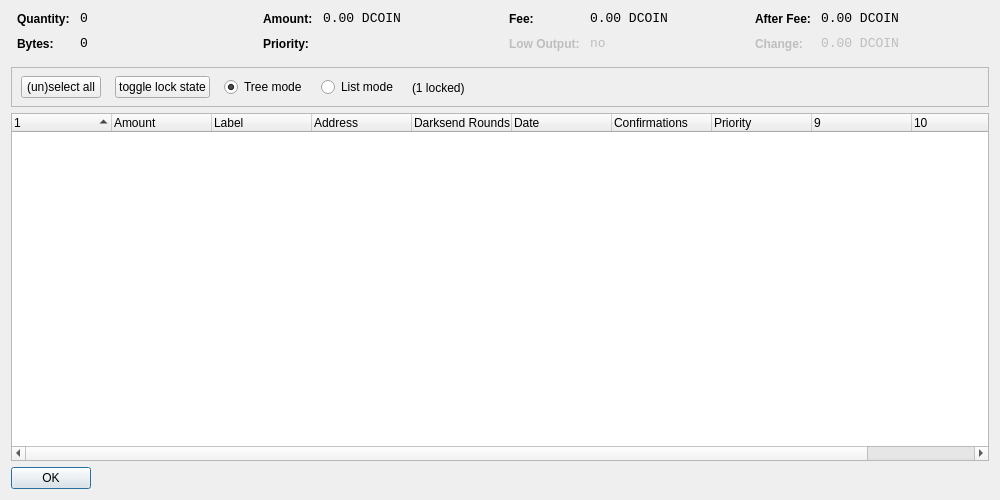
<?xml version="1.0" encoding="UTF-8"?>
<ui version="4.0">
 <class>CoinControlDialog</class>
 <widget class="QDialog" name="CoinControlDialog">
  <property name="geometry">
   <rect>
    <x>0</x>
    <y>0</y>
    <width>1000</width>
    <height>500</height>
   </rect>
  </property>
  <property name="windowTitle">
   <string>Coin Control</string>
  </property>
  <layout class="QVBoxLayout" name="verticalLayout">
   <item>
    <layout class="QHBoxLayout" name="horizontalLayoutTop" stretch="0,0,0,0">
     <property name="topMargin">
      <number>0</number>
     </property>
     <property name="bottomMargin">
      <number>10</number>
     </property>
     <item>
      <layout class="QFormLayout" name="formLayoutCoinControl1">
       <property name="horizontalSpacing">
        <number>10</number>
       </property>
       <property name="verticalSpacing">
        <number>10</number>
       </property>
       <property name="leftMargin">
        <number>6</number>
       </property>
       <property name="rightMargin">
        <number>6</number>
       </property>
       <item row="0" column="0">
        <widget class="QLabel" name="labelCoinControlQuantityText">
         <property name="styleSheet">
          <string notr="true">font-weight:bold;</string>
         </property>
         <property name="text">
          <string>Quantity:</string>
         </property>
        </widget>
       </item>
       <item row="0" column="1">
        <widget class="QLabel" name="labelCoinControlQuantity">
         <property name="font">
          <font>
           <family>Monospace</family>
           <pointsize>10</pointsize>
          </font>
         </property>
         <property name="cursor">
          <cursorShape>IBeamCursor</cursorShape>
         </property>
         <property name="contextMenuPolicy">
          <enum>Qt::ActionsContextMenu</enum>
         </property>
         <property name="text">
          <string notr="true">0</string>
         </property>
         <property name="textInteractionFlags">
          <set>Qt::LinksAccessibleByMouse|Qt::TextSelectableByKeyboard|Qt::TextSelectableByMouse</set>
         </property>
        </widget>
       </item>
       <item row="1" column="0">
        <widget class="QLabel" name="labelCoinControlBytesText">
         <property name="styleSheet">
          <string notr="true">font-weight:bold;</string>
         </property>
         <property name="text">
          <string>Bytes:</string>
         </property>
        </widget>
       </item>
       <item row="1" column="1">
        <widget class="QLabel" name="labelCoinControlBytes">
         <property name="font">
          <font>
           <family>Monospace</family>
           <pointsize>10</pointsize>
          </font>
         </property>
         <property name="cursor">
          <cursorShape>IBeamCursor</cursorShape>
         </property>
         <property name="contextMenuPolicy">
          <enum>Qt::ActionsContextMenu</enum>
         </property>
         <property name="text">
          <string notr="true">0</string>
         </property>
         <property name="textInteractionFlags">
          <set>Qt::LinksAccessibleByMouse|Qt::TextSelectableByKeyboard|Qt::TextSelectableByMouse</set>
         </property>
        </widget>
       </item>
      </layout>
     </item>
     <item>
      <layout class="QFormLayout" name="formLayoutCoinControl2">
       <property name="horizontalSpacing">
        <number>10</number>
       </property>
       <property name="verticalSpacing">
        <number>10</number>
       </property>
       <property name="leftMargin">
        <number>6</number>
       </property>
       <property name="rightMargin">
        <number>6</number>
       </property>
       <item row="0" column="0">
        <widget class="QLabel" name="labelCoinControlAmountText">
         <property name="styleSheet">
          <string notr="true">font-weight:bold;</string>
         </property>
         <property name="text">
          <string>Amount:</string>
         </property>
        </widget>
       </item>
       <item row="0" column="1">
        <widget class="QLabel" name="labelCoinControlAmount">
         <property name="font">
          <font>
           <family>Monospace</family>
           <pointsize>10</pointsize>
          </font>
         </property>
         <property name="cursor">
          <cursorShape>IBeamCursor</cursorShape>
         </property>
         <property name="contextMenuPolicy">
          <enum>Qt::ActionsContextMenu</enum>
         </property>
         <property name="text">
          <string notr="true">0.00 DCOIN</string>
         </property>
         <property name="textInteractionFlags">
          <set>Qt::LinksAccessibleByMouse|Qt::TextSelectableByKeyboard|Qt::TextSelectableByMouse</set>
         </property>
        </widget>
       </item>
       <item row="1" column="0">
        <widget class="QLabel" name="labelCoinControlPriorityText">
         <property name="styleSheet">
          <string notr="true">font-weight:bold;</string>
         </property>
         <property name="text">
          <string>Priority:</string>
         </property>
        </widget>
       </item>
       <item row="1" column="1">
        <widget class="QLabel" name="labelCoinControlPriority">
         <property name="font">
          <font>
           <family>Monospace</family>
           <pointsize>10</pointsize>
          </font>
         </property>
         <property name="cursor">
          <cursorShape>IBeamCursor</cursorShape>
         </property>
         <property name="contextMenuPolicy">
          <enum>Qt::ActionsContextMenu</enum>
         </property>
         <property name="text">
          <string/>
         </property>
         <property name="textInteractionFlags">
          <set>Qt::LinksAccessibleByMouse|Qt::TextSelectableByKeyboard|Qt::TextSelectableByMouse</set>
         </property>
        </widget>
       </item>
      </layout>
     </item>
     <item>
      <layout class="QFormLayout" name="formLayoutCoinControl3">
       <property name="horizontalSpacing">
        <number>10</number>
       </property>
       <property name="verticalSpacing">
        <number>10</number>
       </property>
       <property name="leftMargin">
        <number>6</number>
       </property>
       <property name="rightMargin">
        <number>6</number>
       </property>
       <item row="0" column="0">
        <widget class="QLabel" name="labelCoinControlFeeText">
         <property name="styleSheet">
          <string notr="true">font-weight:bold;</string>
         </property>
         <property name="text">
          <string>Fee:</string>
         </property>
        </widget>
       </item>
       <item row="0" column="1">
        <widget class="QLabel" name="labelCoinControlFee">
         <property name="font">
          <font>
           <family>Monospace</family>
           <pointsize>10</pointsize>
          </font>
         </property>
         <property name="cursor">
          <cursorShape>IBeamCursor</cursorShape>
         </property>
         <property name="contextMenuPolicy">
          <enum>Qt::ActionsContextMenu</enum>
         </property>
         <property name="text">
          <string notr="true">0.00 DCOIN</string>
         </property>
         <property name="textInteractionFlags">
          <set>Qt::LinksAccessibleByMouse|Qt::TextSelectableByKeyboard|Qt::TextSelectableByMouse</set>
         </property>
        </widget>
       </item>
       <item row="1" column="0">
        <widget class="QLabel" name="labelCoinControlLowOutputText">
         <property name="enabled">
          <bool>false</bool>
         </property>
         <property name="styleSheet">
          <string notr="true">font-weight:bold;</string>
         </property>
         <property name="text">
          <string>Low Output:</string>
         </property>
        </widget>
       </item>
       <item row="1" column="1">
        <widget class="QLabel" name="labelCoinControlLowOutput">
         <property name="enabled">
          <bool>false</bool>
         </property>
         <property name="font">
          <font>
           <family>Monospace</family>
           <pointsize>10</pointsize>
          </font>
         </property>
         <property name="cursor">
          <cursorShape>IBeamCursor</cursorShape>
         </property>
         <property name="contextMenuPolicy">
          <enum>Qt::ActionsContextMenu</enum>
         </property>
         <property name="text">
          <string notr="true">no</string>
         </property>
         <property name="textInteractionFlags">
          <set>Qt::LinksAccessibleByMouse|Qt::TextSelectableByKeyboard|Qt::TextSelectableByMouse</set>
         </property>
        </widget>
       </item>
      </layout>
     </item>
     <item>
      <layout class="QFormLayout" name="formLayoutCoinControl4">
       <property name="horizontalSpacing">
        <number>10</number>
       </property>
       <property name="verticalSpacing">
        <number>10</number>
       </property>
       <property name="leftMargin">
        <number>6</number>
       </property>
       <property name="rightMargin">
        <number>6</number>
       </property>
       <item row="0" column="0">
        <widget class="QLabel" name="labelCoinControlAfterFeeText">
         <property name="styleSheet">
          <string notr="true">font-weight:bold;</string>
         </property>
         <property name="text">
          <string>After Fee:</string>
         </property>
        </widget>
       </item>
       <item row="0" column="1">
        <widget class="QLabel" name="labelCoinControlAfterFee">
         <property name="font">
          <font>
           <family>Monospace</family>
           <pointsize>10</pointsize>
          </font>
         </property>
         <property name="cursor">
          <cursorShape>IBeamCursor</cursorShape>
         </property>
         <property name="contextMenuPolicy">
          <enum>Qt::ActionsContextMenu</enum>
         </property>
         <property name="text">
          <string notr="true">0.00 DCOIN</string>
         </property>
         <property name="textInteractionFlags">
          <set>Qt::LinksAccessibleByMouse|Qt::TextSelectableByKeyboard|Qt::TextSelectableByMouse</set>
         </property>
        </widget>
       </item>
       <item row="1" column="0">
        <widget class="QLabel" name="labelCoinControlChangeText">
         <property name="enabled">
          <bool>false</bool>
         </property>
         <property name="styleSheet">
          <string notr="true">font-weight:bold;</string>
         </property>
         <property name="text">
          <string>Change:</string>
         </property>
        </widget>
       </item>
       <item row="1" column="1">
        <widget class="QLabel" name="labelCoinControlChange">
         <property name="enabled">
          <bool>false</bool>
         </property>
         <property name="font">
          <font>
           <family>Monospace</family>
           <pointsize>10</pointsize>
          </font>
         </property>
         <property name="cursor">
          <cursorShape>IBeamCursor</cursorShape>
         </property>
         <property name="contextMenuPolicy">
          <enum>Qt::ActionsContextMenu</enum>
         </property>
         <property name="text">
          <string notr="true">0.00 DCOIN</string>
         </property>
         <property name="textInteractionFlags">
          <set>Qt::LinksAccessibleByMouse|Qt::TextSelectableByKeyboard|Qt::TextSelectableByMouse</set>
         </property>
        </widget>
       </item>
      </layout>
     </item>
    </layout>
   </item>
   <item>
    <widget class="QFrame" name="frame">
     <property name="minimumSize">
      <size>
       <width>0</width>
       <height>40</height>
      </size>
     </property>
     <property name="frameShape">
      <enum>QFrame::StyledPanel</enum>
     </property>
     <property name="frameShadow">
      <enum>QFrame::Sunken</enum>
     </property>
     <widget class="QWidget" name="horizontalLayoutWidget">
      <property name="geometry">
       <rect>
        <x>10</x>
        <y>0</y>
        <width>781</width>
        <height>41</height>
       </rect>
      </property>
      <layout class="QHBoxLayout" name="horizontalLayoutPanel" stretch="0,0,0,0,0">
       <property name="spacing">
        <number>14</number>
       </property>
       <item>
        <widget class="QPushButton" name="pushButtonSelectAll">
         <property name="sizePolicy">
          <sizepolicy hsizetype="Maximum" vsizetype="Fixed">
           <horstretch>0</horstretch>
           <verstretch>0</verstretch>
          </sizepolicy>
         </property>
         <property name="text">
          <string>(un)select all</string>
         </property>
        </widget>
       </item>
        <item>
         <widget class="QPushButton" name="pushButtonToggleLock">
          <property name="sizePolicy">
           <sizepolicy hsizetype="Maximum" vsizetype="Fixed">
            <horstretch>0</horstretch>
            <verstretch>0</verstretch>
           </sizepolicy>
          </property>
          <property name="text">
           <string>toggle lock state</string>
          </property>
          <property name="autoDefault">
           <bool>false</bool>
          </property>
         </widget>
        </item>
       <item>
        <widget class="QRadioButton" name="radioTreeMode">
         <property name="sizePolicy">
          <sizepolicy hsizetype="Maximum" vsizetype="Fixed">
           <horstretch>0</horstretch>
           <verstretch>0</verstretch>
          </sizepolicy>
         </property>
         <property name="text">
          <string>Tree mode</string>
         </property>
         <property name="checked">
          <bool>true</bool>
         </property>
        </widget>
       </item>
       <item>
        <widget class="QRadioButton" name="radioListMode">
         <property name="sizePolicy">
          <sizepolicy hsizetype="Maximum" vsizetype="Fixed">
           <horstretch>0</horstretch>
           <verstretch>0</verstretch>
          </sizepolicy>
         </property>
         <property name="text">
          <string>List mode</string>
         </property>
        </widget>
       </item>
        <item>
         <widget class="QLabel" name="labelLocked">
          <property name="text">
           <string>(1 locked)</string>
          </property>
         </widget>
        </item>
       <item>
        <spacer name="horizontalSpacer">
         <property name="orientation">
          <enum>Qt::Horizontal</enum>
         </property>
         <property name="sizeHint" stdset="0">
          <size>
           <width>40</width>
           <height>20</height>
          </size>
         </property>
        </spacer>
       </item>
      </layout>
     </widget>
    </widget>
   </item>
   <item>
    <widget class="CoinControlTreeWidget" name="treeWidget">
     <property name="contextMenuPolicy">
      <enum>Qt::CustomContextMenu</enum>
     </property>
     <property name="sortingEnabled">
      <bool>false</bool>
     </property>
     <property name="columnCount">
      <number>11</number>
     </property>
     <attribute name="headerShowSortIndicator" stdset="0">
      <bool>true</bool>
     </attribute>
     <attribute name="headerStretchLastSection">
      <bool>false</bool>
     </attribute>
     <column>
      <property name="text">
       <string/>
      </property>
     </column>
     <column>
      <property name="text">
       <string>Amount</string>
      </property>
     </column>
     <column>
      <property name="text">
       <string>Label</string>
      </property>
     </column>
     <column>
      <property name="text">
       <string>Address</string>
      </property>
     </column>
     <column>
      <property name="text">
       <string>Darksend Rounds</string>
      </property>
    </column>
     <column>
      <property name="text">
       <string>Date</string>
      </property>
     </column>
     <column>
      <property name="text">
       <string>Confirmations</string>
      </property>
      <property name="toolTip">
       <string>Confirmed</string>
      </property>
     </column>
     <column>
      <property name="text">
       <string>Priority</string>
      </property>
     </column>
     <column>
      <property name="text">
       <string/>
      </property>
     </column>
     <column>
      <property name="text">
       <string/>
      </property>
     </column>
     <column>
      <property name="text">
       <string/>
      </property>
     </column>
     <column>
      <property name="text">
       <string/>
      </property>
     </column>
    </widget>
   </item>
   <item>
    <widget class="QDialogButtonBox" name="buttonBox">
     <property name="sizePolicy">
      <sizepolicy hsizetype="Maximum" vsizetype="Fixed">
       <horstretch>0</horstretch>
       <verstretch>0</verstretch>
      </sizepolicy>
     </property>
     <property name="orientation">
      <enum>Qt::Horizontal</enum>
     </property>
     <property name="standardButtons">
      <set>QDialogButtonBox::Ok</set>
     </property>
    </widget>
   </item>
  </layout>
 </widget>
 <customwidgets>
  <customwidget>
   <class>CoinControlTreeWidget</class>
   <extends>QTreeWidget</extends>
   <header>coincontroltreewidget.h</header>
  </customwidget>
 </customwidgets>
 <resources/>
 <connections/>
</ui>
